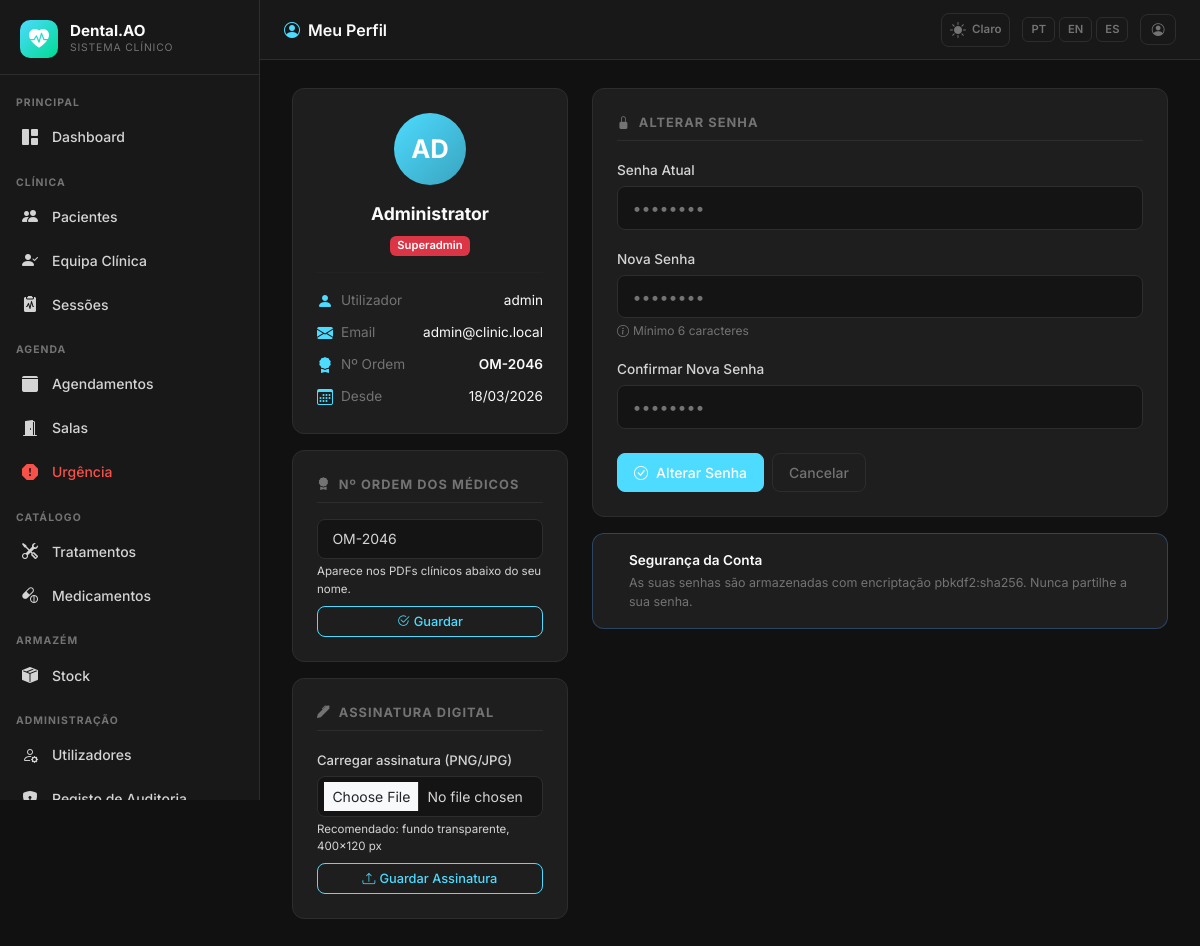
Before: /auth/profile (signed in) with the older database file.
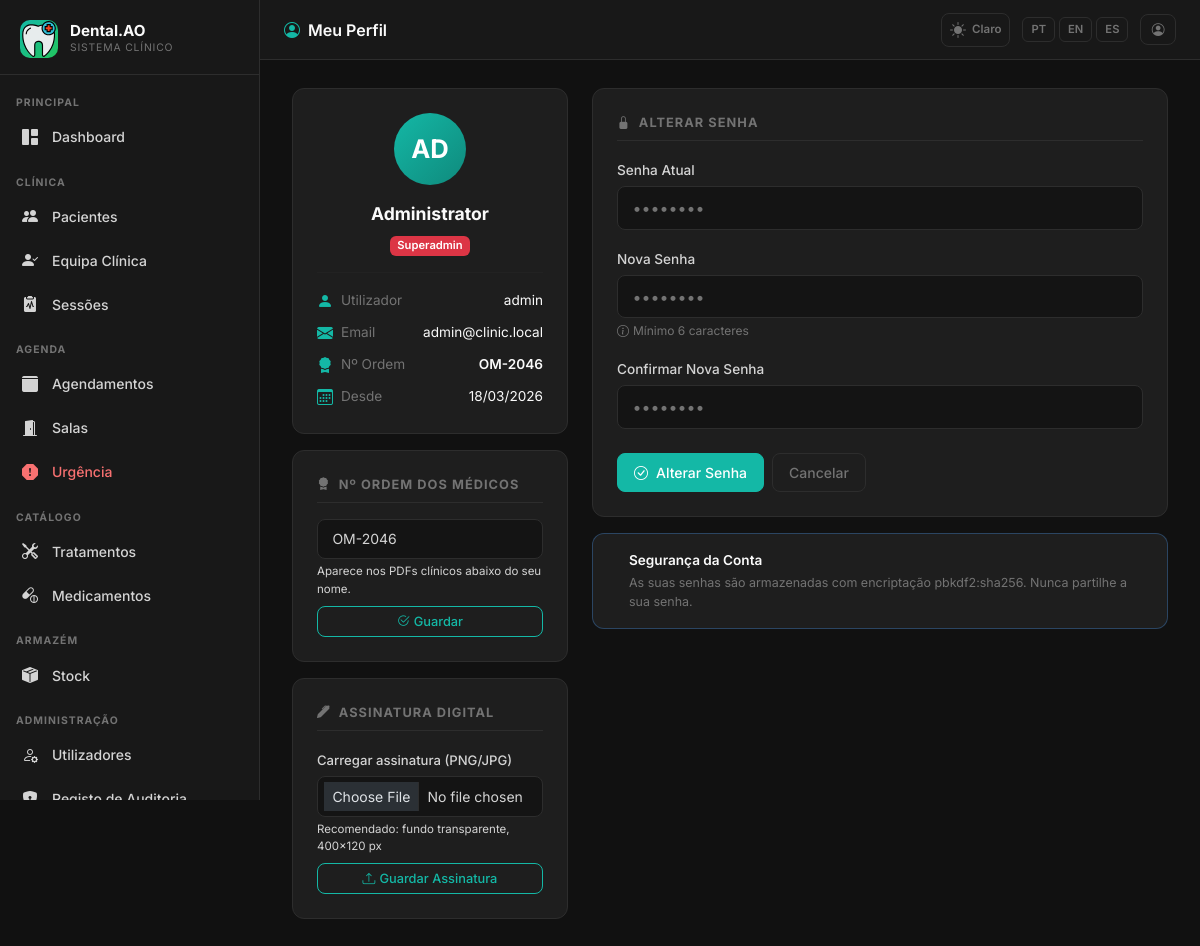
After: the same page with the newer database file.
### app/models.py (models this page shows, shortened)
class AppSetting(db.Model):
    __tablename__ = 'app_settings'
    key   = db.Column(db.String(64), primary_key=True)
    value = db.Column(db.Text, nullable=True)
    _DEFAULTS = {
        'app_name':       'DentalCare Pro',
        'app_logo':       '',
        'bg_dark':        '#111111',
        'sidebar_dark':   '#181818',
        'card_dark':      '#1e1e1e',
        'border_dark':    '#2d2d2d',
        'text_dark':      '#d4d4d4',
        'primary_dark':   '#14b8a6',
        'success_dark':   '#22c55e',
        'danger_dark':    '#f87171',
        'warning_dark':   '#fbbf24',
        'bg_light':       '#f0f4f8',
        'card_light':     '#ffffff',
        'border_light':   '#d1dce8',
        'text_light':     '#334155',
        'primary_light':  '#1976d2',
        'success_light':  '#00875a',
        'danger_light':   '#d32f2f',
        'warning_light':  '#e65100',
        'xray_max_mb':        '10',
        'stock_invoice_max_mb': '5',
        'urgency_surcharge':  '30',
    }
    @classmethod
    def all_as_dict(cls):
        stored = {s.key: s.value for s in cls.query.all()}
        result = dict(cls._DEFAULTS)
        result.update(stored)
        return result

### app/auth/routes.py (the view, shortened to what this page needs)
@auth_bp.route('/profile', methods=['GET', 'POST'])
@login_required
def profile():
    import os
    from flask import current_app, request as flask_request
    from werkzeug.utils import secure_filename
    from PIL import Image as PILImage
    form = ChangePasswordForm()
    sig_file = flask_request.files.get('signature_file')
    return render_template('auth/profile.html', form=form)

### app/auth/forms.py (shortened to what this page needs)
class ChangePasswordForm(FlaskForm):
    current_password = PasswordField(_l('Senha Atual'), validators=[DataRequired()])
    new_password = PasswordField(_l('Nova Senha'), validators=[DataRequired(), Length(min=6)])
    confirm_password = PasswordField(_l('Confirmar Nova Senha'),
                                     validators=[DataRequired(), EqualTo('new_password')])
    submit = SubmitField(_l('Alterar Senha'))

### app/__init__.py (called while the page is built)
def get_locale():
    lang = session.get('lang')
    if lang in ['pt', 'en', 'es']:
        return lang
    return 'pt'

### app/models.py (called while the page is built)
    def role_display(self):
        role_map = {
            Role.SUPERADMIN: 'Superadmin',
            Role.CLINICAL_DIRECTOR: 'Diretor Clínico',
            Role.DENTIST: 'Dentista',
            Role.PATIENT: 'Paciente',
            Role.RECEPTION: 'Recepção',
        }
        return role_map.get(self.role, self.role)

    def role_badge_class(self):
        badge_map = {
            Role.SUPERADMIN: 'danger',
            Role.CLINICAL_DIRECTOR: 'primary',
            Role.DENTIST: 'success',
            Role.PATIENT: 'info',
            Role.RECEPTION: 'warning',
        }
        return badge_map.get(self.role, 'secondary')

### app/templates/auth/profile.html (shortened to what the changed rows need)
{% extends "base.html" %}
{% block page_title %}<i class="bi bi-person-circle me-2" style="color:var(--dc-primary)"></i>{{ _('Meu Perfil') }}{% endblock %}
{% block content %}
<div class="row g-4">
  <div class="col-md-4">
    <div class="dc-card text-center">
      <div class="text-start">
        <div class="d-flex align-items-center gap-2 mb-2">
          <i class="bi bi-person-fill" style="color:var(--dc-primary)"></i>
          <span style="font-size:.85rem;color:var(--dc-text-muted)">{{ _('Utilizador') }}</span>
          <span class="ms-auto" style="font-size:.85rem;color:var(--dc-white)">{{ current_user.username }}</span>
        </div>
        <div class="d-flex align-items-center gap-2 mb-2">
          <i class="bi bi-envelope-fill" style="color:var(--dc-primary)"></i>
          <span style="font-size:.85rem;color:var(--dc-text-muted)">{{ _('Email') }}</span>
          <span class="ms-auto" style="font-size:.85rem;color:var(--dc-white)">{{ current_user.email }}</span>
        </div>
        {% if current_user.role in ['dentist', 'clinical_director', 'superadmin'] %}
        <div class="d-flex align-items-center gap-2 mb-2">
          <i class="bi bi-award-fill" style="color:var(--dc-primary)"></i>
          <span style="font-size:.85rem;color:var(--dc-text-muted)">{{ _('Nº Ordem') }}</span>
          <span class="ms-auto" style="font-size:.85rem;font-weight:600;color:var(--dc-white)">
            {{ current_user.license_number or '—' }}
          </span>
        </div>
        {% endif %}
        <div class="d-flex align-items-center gap-2">
          <i class="bi bi-calendar3" style="color:var(--dc-primary)"></i>
          <span style="font-size:.85rem;color:var(--dc-text-muted)">{{ _('Desde') }}</span>
          <span class="ms-auto" style="font-size:.85rem;color:var(--dc-white)">
            {{ current_user.created_at.strftime('%d/%m/%Y') if current_user.created_at else '—' }}
          </span>
        </div>
      </div>
    </div>
    {% if current_user.role in ['dentist', 'clinical_director', 'superadmin'] %}
    <div class="dc-card mt-3">
      <div class="dc-section-title mb-3">
        <i class="bi bi-award-fill me-2"></i>{{ _('Nº Ordem dos Médicos') }}
      </div>
      <form method="POST" action="{{ url_for('auth.profile') }}">
        <div class="mb-2">
          <input type="text" class="form-control form-control-sm" name="license_number"
                 value="{{ current_user.license_number or '' }}"
                 placeholder="{{ _('ex: OM-12345') }}" maxlength="50">
          <div class="mt-1" style="font-size:.72rem;color:var(--dc-muted)">
            {{ _('Aparece nos PDFs clínicos abaixo do seu nome.') }}
          </div>
        </div>
        <button type="submit" class="btn btn-sm btn-outline-primary w-100">
          <i class="bi bi-check2-circle me-1"></i>{{ _('Guardar') }}
        </button>
      </form>
    </div>
    {% endif %}
    {% if current_user.role in ['dentist', 'clinical_director', 'superadmin'] %}
    <div class="dc-card mt-3">
      <div class="dc-section-title mb-3">
        <i class="bi bi-pen-fill me-2"></i>{{ _('Assinatura Digital') }}
      </div>
      <form method="POST" action="{{ url_for('auth.profile') }}" enctype="multipart/form-data">
        <div class="mb-2">
          <label class="form-label" style="font-size:.82rem">{{ _('Carregar assinatura (PNG/JPG)') }}</label>
          <input type="file" class="form-control form-control-sm" name="signature_file" accept=".png,.jpg,.jpeg">
          <div class="mt-1" style="font-size:.72rem;color:var(--dc-muted)">{{ _('Recomendado: fundo transparente, 400×120 px') }}</div>
        </div>
        <button type="submit" class="btn btn-sm btn-outline-primary w-100">
          <i class="bi bi-upload me-1"></i>{{ _('Guardar Assinatura') }}
        </button>
      </form>
    </div>
    {% endif %}
  </div>
</div>
{% endblock %}

### app/templates/base.html (shortened to what the changed rows need)
<!DOCTYPE html>
<html lang="{{ get_locale() }}" data-dc-theme="{{ session.get('theme', 'dark') }}">
<head>
  <link href="https://cdn.jsdelivr.net/npm/bootstrap@5.3.2/dist/css/bootstrap.min.css" rel="stylesheet">
  <link href="https://cdn.jsdelivr.net/npm/bootstrap-icons@1.11.3/font/bootstrap-icons.min.css" rel="stylesheet">
  <link href="{{ url_for('static', filename='css/dental.css') }}" rel="stylesheet">
</head>
<body>
<aside class="dc-sidebar" id="dcSidebar">
  <div class="dc-brand">
    <div class="dc-brand-icon">
      {% if app_settings.app_logo %}
        <img src="{{ url_for('superadmin.logo_file', filename=app_settings.app_logo) }}"
             alt="{{ app_settings.app_name }}"
             style="width:36px;height:36px;object-fit:contain;border-radius:6px;">
      {% else %}
        <i class="bi bi-heart-pulse-fill"></i>
      {% endif %}
    </div>
  </div>
  <nav class="dc-nav">
    {% set role = current_user.role %}
    <div class="dc-nav-section">{{ _('Principal') }}</div>
    <a href="{{ url_for('main.dashboard') }}"
       class="dc-nav-item {% if request.endpoint == 'main.dashboard' %}active{% endif %}">
      <i class="bi bi-grid-1x2-fill"></i> {{ _('Dashboard') }}
    </a>
    {% if role in ['superadmin', 'clinical_director', 'dentist', 'reception'] %}
    <div class="dc-nav-section mt-2">{{ _('Clínica') }}</div>
    {% endif %}
    {% if role in ['superadmin', 'clinical_director', 'dentist', 'reception'] %}
    <a href="{{ url_for('patients.index') }}"
       class="dc-nav-item {% if request.endpoint == 'patients.index' or request.endpoint in ['patients.new','patients.edit','patients.detail'] %}active{% endif %}">
      <i class="bi bi-people-fill"></i> {{ _('Pacientes') }}
    </a>
    {% endif %}
    {% if role in ['superadmin', 'clinical_director'] %}
    <a href="{{ url_for('patients.care_team_pending') }}"
       class="dc-nav-item {% if request.endpoint == 'patients.care_team_pending' %}active{% endif %}">
      <i class="bi bi-person-check-fill"></i> {{ _('Equipa Clínica') }}
    </a>
    {% endif %}
    {% if role in ['superadmin', 'clinical_director', 'dentist'] %}
    <a href="{{ url_for('sessions.index') }}"
       class="dc-nav-item {% if request.endpoint and 'sessions.' in request.endpoint and 'audit' not in request.endpoint and 'evolution' not in request.endpoint %}active{% endif %}">
      <i class="bi bi-clipboard2-pulse-fill"></i> {{ _('Sessões') }}
    </a>
    {% endif %}
    {% if role in ['superadmin', 'clinical_director', 'reception', 'dentist'] %}
    <div class="dc-nav-section mt-2">{{ _('Agenda') }}</div>
    {% endif %}
    {% if role in ['superadmin', 'clinical_director', 'reception'] %}
    <a href="{{ url_for('scheduling.calendar') }}"
       class="dc-nav-item {% if request.endpoint and 'scheduling.' in request.endpoint and 'emergency' not in request.endpoint and 'room' not in request.endpoint %}active{% endif %}">
      <i class="bi bi-calendar3-fill"></i> {{ _('Agendamentos') }}
    </a>
    {% endif %}
    {% if role in ['superadmin', 'clinical_director', 'reception', 'dentist'] %}
    <a href="{{ url_for('scheduling.rooms') }}"
       class="dc-nav-item {% if request.endpoint and 'rooms' in request.endpoint %}active{% endif %}">
      <i class="bi bi-door-open-fill"></i> {{ _('Salas') }}
    </a>
    {% endif %}
    {% if role in ['superadmin', 'clinical_director', 'reception', 'dentist'] %}
    <a href="{{ url_for('scheduling.emergency') }}"
       class="dc-nav-item {% if request.endpoint and 'emergency' in request.endpoint %}active{% endif %}"
       style="color:var(--dc-danger)">
      <i class="bi bi-exclamation-octagon-fill"></i> {{ _('Urgência') }}
    </a>
    {% endif %}
    {% if role in ['superadmin', 'clinical_director', 'dentist'] %}
    <div class="dc-nav-section mt-2">{{ _('Catálogo') }}</div>
    <a href="{{ url_for('admin.treatments') }}"
       class="dc-nav-item {% if 'treatments' in request.endpoint %}active{% endif %}">
      <i class="bi bi-tools"></i> {{ _('Tratamentos') }}
    </a>
    <a href="{{ url_for('admin.medicines') }}"
       class="dc-nav-item {% if 'medicine' in request.endpoint %}active{% endif %}">
      <i class="bi bi-capsule-pill"></i> {{ _('Medicamentos') }}
    </a>
    {% endif %}
    {% if role in ['superadmin', 'clinical_director', 'dentist', 'receptionist'] %}
    <div class="dc-nav-section mt-2">{{ _('Armazém') }}</div>
    <a href="{{ url_for('stock.index') }}"
       class="dc-nav-item {% if request.endpoint and 'stock.' in request.endpoint %}active{% endif %}">
      <i class="bi bi-box-seam-fill"></i> {{ _('Stock') }}
    </a>
    {% endif %}
    {% if role in ['superadmin', 'clinical_director'] %}
    <div class="dc-nav-section mt-2">{{ _('Administração') }}</div>
    <a href="{{ url_for('admin.users') }}"
       class="dc-nav-item {% if 'user' in request.endpoint %}active{% endif %}">
      <i class="bi bi-person-gear"></i> {{ _('Utilizadores') }}
    </a>
    <a href="{{ url_for('admin.audit_log') }}"
       class="dc-nav-item {% if 'audit' in request.endpoint %}active{% endif %}">
      <i class="bi bi-shield-lock-fill"></i> {{ _('Registo de Auditoria') }}
    </a>
    {% endif %}
  </nav>
</aside>
<header class="dc-topbar">
  <span class="page-title">{% block page_title %}{% endblock %}</span>
</header>
<main class="dc-main">
  <div class="dc-content">
    {% block content %}{% endblock %}
  </div>
</main>
</body>
</html>

Changed rows visible on the page:
added AppSetting: value (picture)
